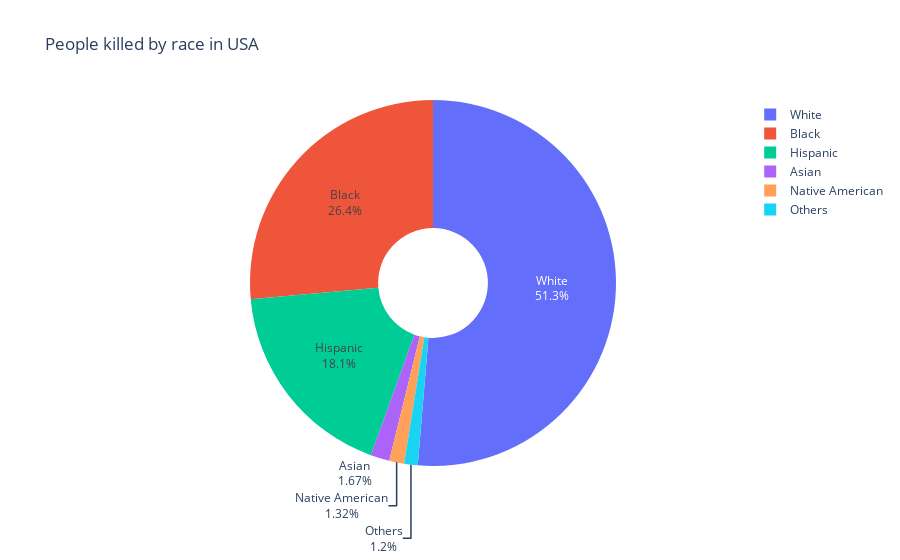

The notebook cell saved with this chart:
### Code cell
donut = px.pie(names=death_by_cops.index, values=death_by_cops.values, title='People killed by race in USA', hole=0.3)
donut.update_traces(textinfo='percent+label')
donut.show()

### Figure 1 — Plotly figure (JSON) as saved in the notebook; plotly's stock layout.template omitted (floating-point values rounded to 4 significant figures)
{"data": [{"domain": {"x": [0, 1], "y": [0, 1]}, "hole": 0.3, "hovertemplate": "label=%{label}<br>value=%{value}<extra></extra>", "labels": ["White", "Black", "Hispanic", "Asian", "Native American", "Others"], "legendgroup": "", "name": "", "showlegend": true, "textinfo": "percent+label", "type": "pie", "values": [1201, 618, 423, 39, 31, 28]}], "layout": {"legend": {"tracegroupgap": 0}, "title": {"text": "People killed by race in USA"}}}
